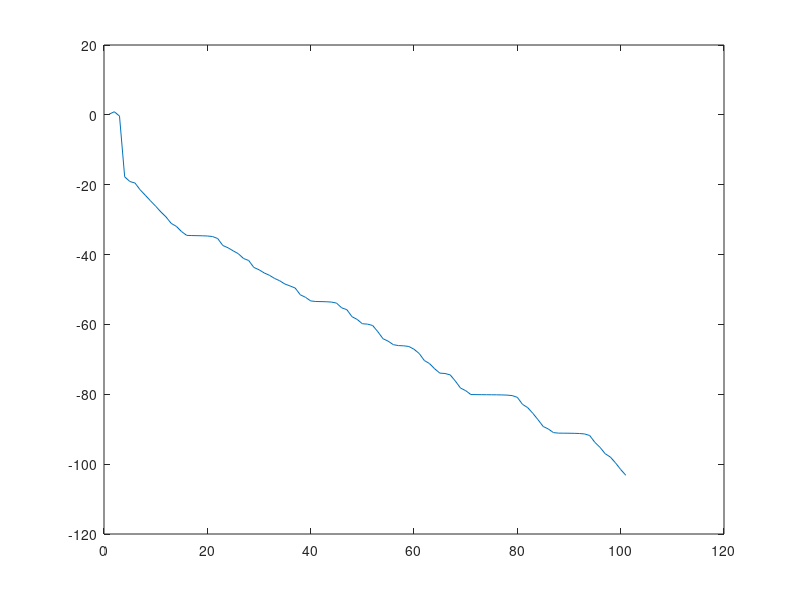

Reproduce this figure in MATLAB.
clc
close
clear
wp = zeros(1,100);
wp(1) = 0.2 ;
for i =1:100
   wp(i+1) = cos(4*wp(i))+ wp(i) - exp(-1/wp(i)); 
end
disp(wp(end));
plot(wp);